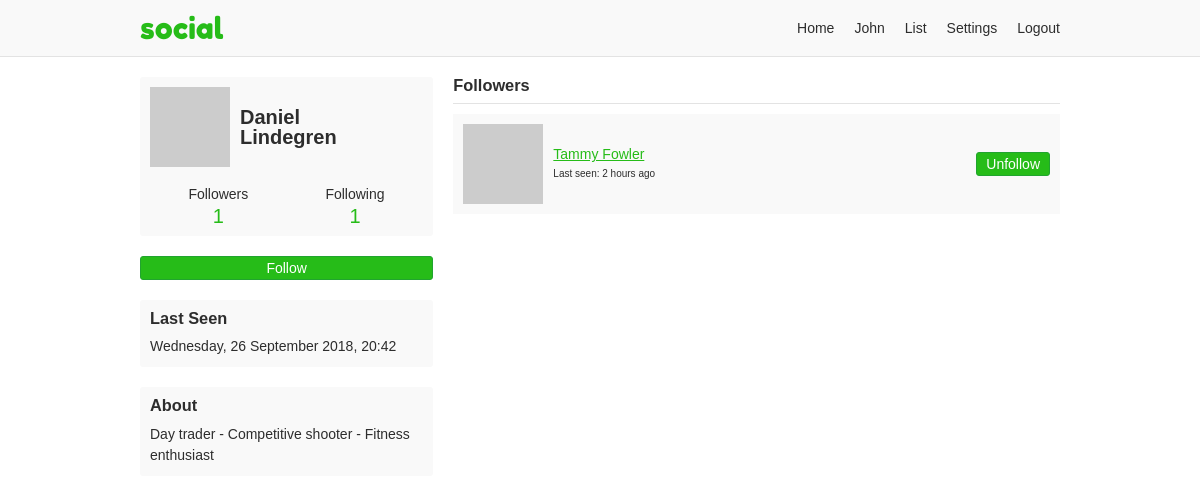
/onosendi/followers (signed in), run on an earlier commit of the app's database.
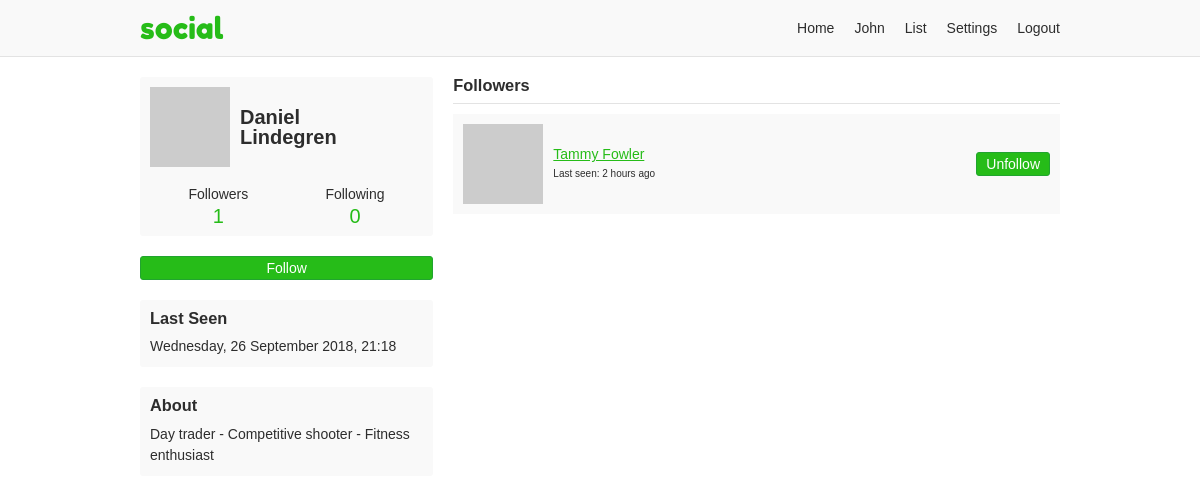
And on a later commit of the database.
### app/users/models/user.py (models this page shows, shortened)
class User(UserMixin, db.Model, BaseModel):
    username = db.Column(db.String(35), nullable=False, unique=True)
    email = db.Column(db.String(255), nullable=False, unique=True)
    password = db.Column(db.String(128), nullable=False)
    first_name = db.Column(db.String(35), nullable=False)
    last_name = db.Column(db.String(35), nullable=False)
    about_me = db.Column(db.Text)
    last_seen = db.Column(db.DateTime, default=datetime.utcnow)
    posts_per_page = db.Column(db.Integer, default=10, nullable=False)
    full_name = column_property(first_name + " " + last_name)
    followed = db.relationship(
        'User',
        secondary=followers,
        primaryjoin='followers.c.follower_id == User.id',
        secondaryjoin='followers.c.followed_id == User.id',
        backref=db.backref('followers', lazy='dynamic'),
        lazy='dynamic')
    post_author = db.relationship(
        'Post',
        foreign_keys='Post.author_id',
        backref='author', lazy='dynamic')
    post_recipient = db.relationship(
        'Post',
        foreign_keys='Post.recipient_id',
        backref='recipient', lazy='dynamic')
    def is_following(self, user):
        return self.followed.filter(
            followers.c.followed_id == user.id).count() > 0
    @property
    def get_followers(self):
        return self.followers.filter_by(active=True)
    @property
    def get_followed(self):
        return self.followed.filter_by(active=True)
    def avatar(self, size):
        digest = md5(self.email.lower().encode('utf-8')).hexdigest()
        return 'https://www.gravatar.com/avatar/{}?d=monsterid&s={}'.format(
            digest, size)

### app/users/views.py (the view)
@users.route('/<username>/followers', methods=['GET', 'POST'])
@login_required
def followers(username):
    user = User.query.filter_by(username=username, active=True).first_or_404()
    page = request.args.get('page', 1, type=int)
    followers = user.get_followers.paginate(
        page, current_user.posts_per_page, False)
    return render_template('users/followers.html', user=user,
                           followers=followers)

### app/models.py (called while the page is built)
    def commit(self):
        try:
            db.session.add(self)
            db.session.commit()
            return self
        except Exception as E:
            db.session.rollback()
            raise E

### app/users/models/user.py (called while the page is built)
@login.user_loader
def load_user(id):
    return User.query.get(int(id))

### app/users/views.py (called while the page is built)
@users.before_request
def before_request():
    if current_user.is_authenticated:
        current_user.last_seen = datetime.utcnow()
        current_user.commit()

### app/templates/users/followers.html (shortened to what this page needs)
{% extends "/base.html" %}
{% block content %}
<div class="grid-container">
  {% include "/users/_profile-info.html" %}
  <div class="profile-content">
    <h3 class="page-sub-title">Followers</h3>
    {% if followers.pages > 1 %}
     {% from "/_macros.html" import render_pagination %}
    {% endif %}
    {% if followers.items %}
    <ul class="follow-list">
      {% for follower in followers.items %}
      {% include "/users/_follow-item.html" %}
      {% endfor %}
    </ul>
    {% endif %}
    {% if followers.pages > 1 %}
     {% from "/_macros.html" import render_pagination %}
    {% endif %}
  </div>
</div>
{% endblock %}

### app/templates/users/_profile-info.html
<div class="profile-aside">
  <div class="profile-info-container">
    <a class="profile-info" href="{{ url_for('users.profile', username=user.username) }}">
      <img src="{{ user.avatar(60) }}">
      <h2>{{ user.first_name }}<br>{{ user.last_name }}</h1>
    </a>
    <div class="user-numbers user-numbers-profile">
      <a href="{{ url_for('users.followers', username=user.username) }}">
        Followers <span>{{ user.get_followers.count() }}</span>
      </a>
      <a href="{{ url_for('users.following', username=user.username) }}">
        Following <span>{{ user.get_followed.count() }}</span>
      </a>
    </div>
  </div>
  {% if current_user != user %}
    {% if current_user.is_following(user) %}
    <a class="profile-follow button" href="{{ url_for('users.user_action', username=user.username, action='unfollow') }}">
      Unfollow
    </a>
    {% else %}
    <a class="profile-follow button" href="{{ url_for('users.user_action', username=user.username, action='follow') }}">
      Follow
    </a>
    {% endif %}
  {% endif %}
  {% if user.last_seen and not current_user == user %}
  <div class="last-seen-container">
    <h3>Last Seen</h3>
    <p>{{ moment(user.last_seen).format('dddd, D MMMM YYYY, H:mm') }}</p>
  </div>
  {% endif %}
  {% if user.about_me %}
  <div class="about-container">
    <h3>About</h3>
    <p>{{ user.about_me }}</p>
  </div>
  {% endif %}
</div>

### app/templates/users/_follow-item.html
<li>
  <img src="{{ follower.avatar(40) }}">
  <div class="follow-info">
    <a href="{{ url_for('users.profile', username=follower.username) }}">
      {{ follower.full_name }}
    </a>
    <p class="last-seen">
      Last seen: {{ moment(user.last_seen).fromNow() }}
    </p>
  </div>
  {% if current_user != follower %}
    {% if current_user.is_following(follower) %}
    <a class="button" href="{{ url_for('users.user_action', username=follower.username, action='unfollow') }}">
      Unfollow
    </a>
    {% else %}
    <a class="button" href="{{ url_for('users.user_action', username=follower.username, action='follow') }}">
      Follow
    </a>
    {% endif %}
  {% endif %}
</li>

What changed in the data, as far as the page shows it:
changed User "Daniel": last_seen "Wednesday, 26 September 2018, 20:42" → "Wednesday, 26 September 2018, 21:18"
Also different on the page:
{{ user.get_followed.count() }}: "1" → "0"
